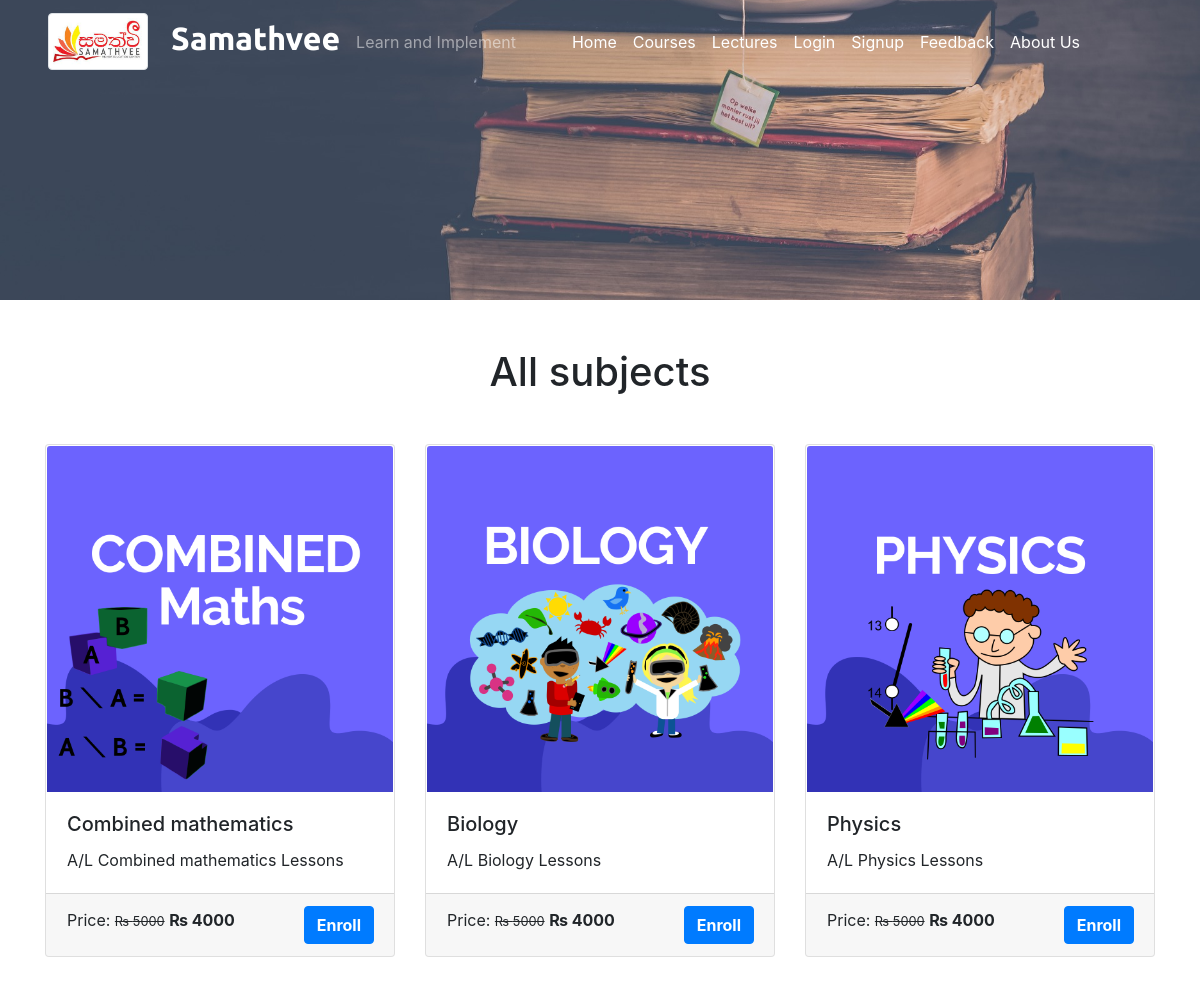
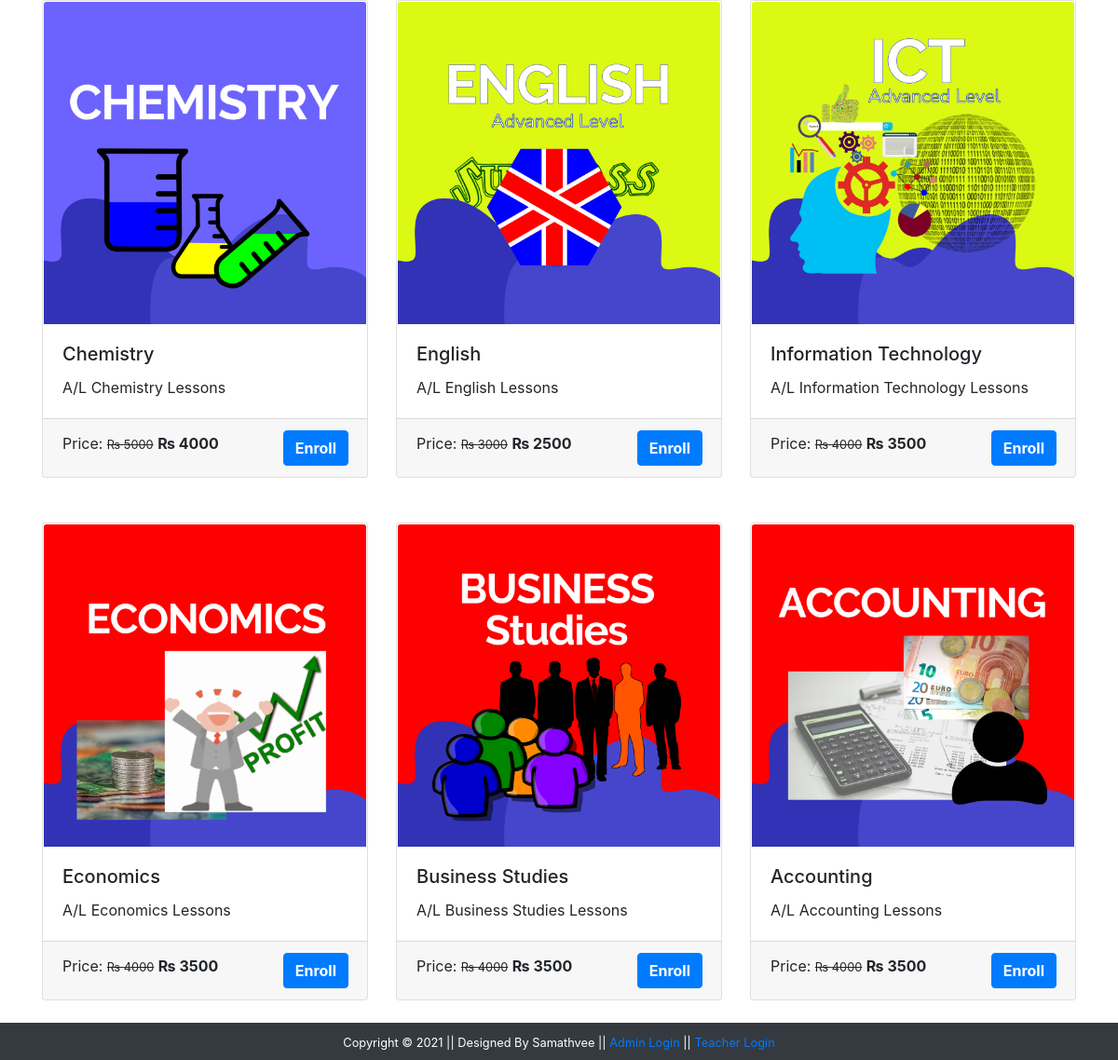
/courses.php, run on the app's committed database (2 pictures, top to bottom).
### tables this page shows
CREATE TABLE IF NOT EXISTS `course` (
  `course_id` int(2) NOT NULL AUTO_INCREMENT,
  `course_name` varchar(30) NOT NULL,
  `course_desc` text NOT NULL,
  `course_lecturer` varchar(100) NOT NULL,
  `course_img` text NOT NULL,
  `course_price` int(4) NOT NULL,
  `course_original_price` int(4) NOT NULL,
  PRIMARY KEY (`course_id`)
);

### courses.php (the view, shortened to what this page needs)
<?php
  include('./mainInclude/header.php');
?>
    <div class="container-fluid bg-dark">
     <div class="row">
       <img src="./image/coursebanner.jpg" alt="courses" style="height:300px; width:100%; object-fit:cover; box-shadow:10px;"/>
     </div>
   </div>
    <div class="container mt-5">
      <h1 class="text-center">All subjects</h1>
      <div class="row mt-4">
      <?php
          $sql = "SELECT * FROM course";
          $result = $conn->query($sql);
          if($result->num_rows > 0){
            while($row = $result->fetch_assoc()){
              $course_id = $row['course_id'];
              echo '
                <div class="col-sm-4 mb-4">
                  <a href="coursedetails.php?course_id='.$course_id.'" class="btn" style="text-align: left; padding:0px;"><div class="card">
                    <img src="'.str_replace('..', '.', $row['course_img']).'" class="card-img-top" alt="Guitar" />
                    <div class="card-body">
                      <h5 class="card-title">'.$row['course_name'].'</h5>
                      <p class="card-text">'.$row['course_desc'].'</p>
                    </div>
                    <div class="card-footer">
                    <p class="card-text d-inline">Price: <small><del>&#8360 '.$row['course_original_price'].'</del></small>
                    <span class="font-weight-bolder">&#8360 '.$row['course_price'].'<span></p> <a class="btn btn-primary text-white
                    font-weight-bolder float-right" href="coursedetails.php?course_id='.$course_id.'">Enroll</a>
                    </div>
                  </div> </a>
                </div>
              ';
            }
          }
        ?>
        </div>
      </div>
<?php
  include('./mainInclude/footer.php');
?>

### mainInclude/header.php (shortened to what this page needs)
<!DOCTYPE html>
<html lang="en">
<head>
    <link rel="stylesheet" type="text/css" href="css/bootstrap.min.css">
    <link rel="stylesheet" type="text/css" href="css/all.min.css">
    <link rel="stylesheet" type="text/css" href="css/owl.min.css">
    <link rel="stylesheet" type="text/css" href="css/owl.theme.min.css">
    <link rel="stylesheet" type="text/css" href="css/testyslider.css">
    <link rel="stylesheet" type="text/css" href="./css/style.css" />
  </head>
  <body>
    <nav class="navbar navbar-expand-sm navbar-dark pl-5 fixed-top">
      <a href="index.php" class="navbar-brand">
      <img src="logo.jpeg" alt="logoimage" class="img-thumbnail " width="100" height="50">&nbsp;&nbsp; Samathvee</a>
      <span class="navbar-text">Learn and Implement</span>
      <div class="collapse navbar-collapse" id="myMenu">
        <ul class="navbar-nav pl-5 custom-nav">
          <li class="nav-item custom-nav-item"><a href="index.php" class="nav-link">Home</a></li>
          <li class="nav-item custom-nav-item"><a href="courses.php" class="nav-link">Courses</a></li>
          <li class="nav-item custom-nav-item"><a href="Lectures.php" class="nav-link">Lectures</a></li>
          <?php
              if (isset($_SESSION['is_login'])){
                echo '<li class="nav-item custom-nav-item"><a href="student/studentProfile.php" class="nav-link">My Profile</a></li> ';
                    echo '<li class="nav-item custom-nav-item"><a href="checkMarks.php" class="nav-link">Marks</a></li> <li class="nav-item custom-nav-item"><a href="logout.php" class="nav-link">Logout</a></li>';
              } else {
                echo '<li class="nav-item custom-nav-item"><a href="#login" class="nav-link" data-toggle="modal" data-target="#stuLoginModalCenter">Login</a></li> <li class="nav-item custom-nav-item"><a href="#signup" class="nav-link" data-toggle="modal" data-target="#stuRegModalCenter">Signup</a></li>';
              }
          ?>
          <li class="nav-item custom-nav-item"><a href="#Feedback" class="nav-link">Feedback</a></li>
          <li class="nav-item custom-nav-item"><a href="About Us" class="nav-link">About Us</a></li> <br>
        </ul>
      </div>
    </nav>

### mainInclude/footer.php (shortened to what this page needs)
 <footer class="container-fluid bg-dark text-center p-2">
    <small class="text-white">Copyright &copy; 2021 || Designed By Samathvee || <?php
          if (isset($_SESSION['is_admin_login'])){
            echo '<a href="admin/adminDashboard.php"> Admin Dashboard</a> <a href="logout.php">Logout</a>';
          }else {
            echo '<a href="#login" data-toggle="modal" data-target="#adminLoginModalCenter"> Admin Login</a>';
          }
    ?> ||  <?php
    if (isset($_SESSION['is_teacher_login'])){
      echo '<a href="teacher/teacherDashboard.php"> Teacher Dashboard</a> <a href="logout.php">Logout</a>';
    }else {
      echo '<a href="#login" data-toggle="modal" data-target="#teacherLoginModalCenter"> Teacher Login</a>';
    } ?>
  </small>
 </footer>
  </body>
</html>

### css/style.css (style rules this page uses)
.navbar-brand { font-family: "Ubuntu", sans-serif; font-size: 2em; font-weight: bold; color: #fff; }
.custom-nav .custom-nav-item a { color: #fff !important; }

### data on the page
course: course_img (picture), course_name "Combined mathematics", course_desc "A/L Combined mathematics Lessons", course_original_price "5000", course_price "4000"
course: course_img (picture), course_name "Biology", course_desc "A/L Biology Lessons", course_original_price "5000", course_price "4000"
course: course_img (picture), course_name "Physics", course_desc "A/L Physics Lessons", course_original_price "5000", course_price "4000"
course: course_img (picture), course_name "Chemistry", course_desc "A/L Chemistry Lessons", course_original_price "5000", course_price "4000"
course: course_img (picture), course_name "English", course_desc "A/L English Lessons", course_original_price "3000", course_price "2500"
course: course_img (picture), course_name "Information Technology", course_desc "A/L Information Technology Lessons", course_original_price "4000", course_price "3500"
course: course_img (picture), course_name "Economics", course_desc "A/L Economics Lessons", course_original_price "4000", course_price "3500"
course: course_img (picture), course_name "Business Studies", course_desc "A/L Business Studies Lessons", course_original_price "4000", course_price "3500"
course: course_img (picture), course_name "Accounting", course_desc "A/L Accounting Lessons", course_original_price "4000", course_price "3500"
